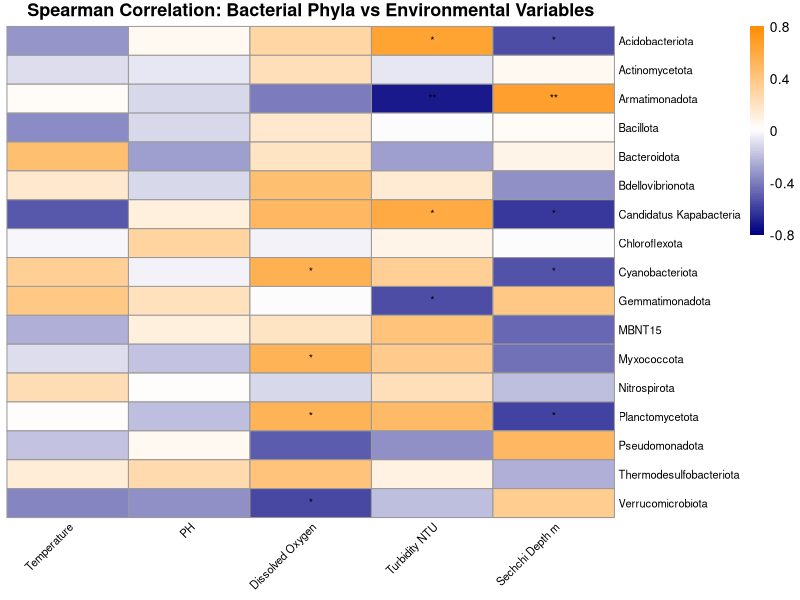
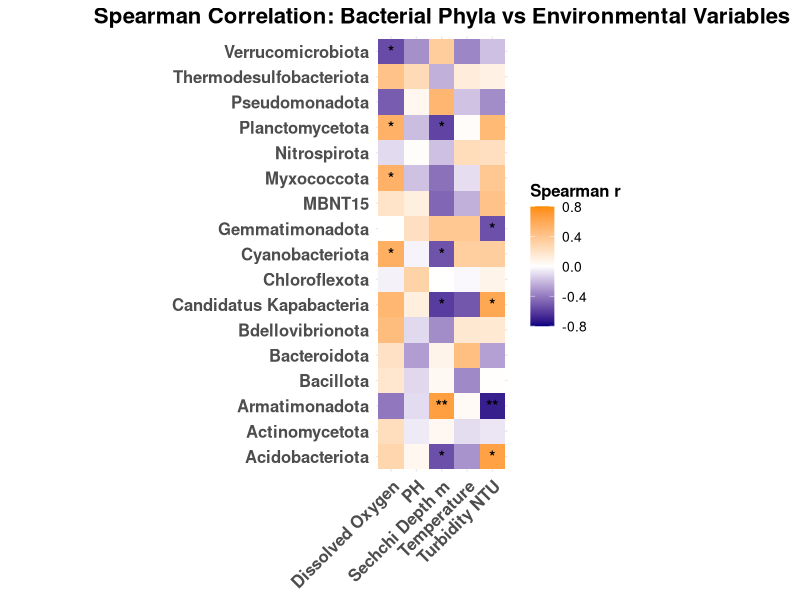
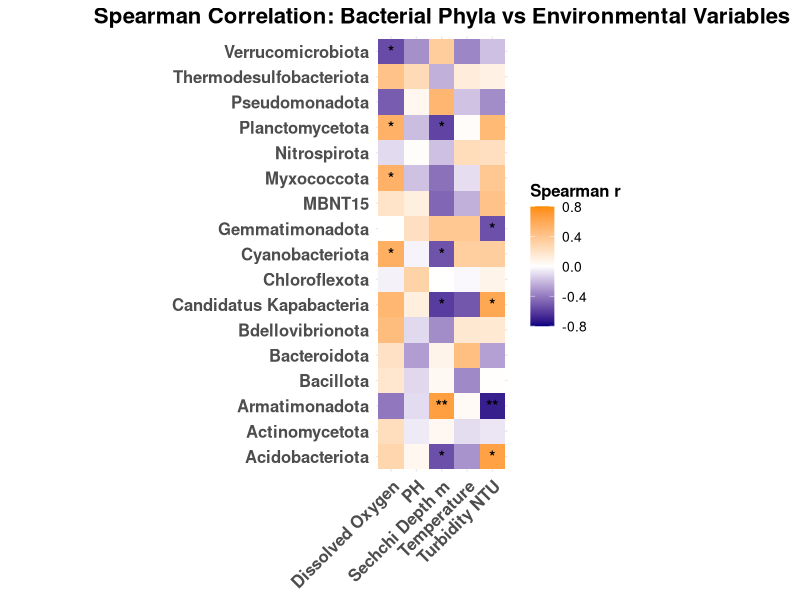
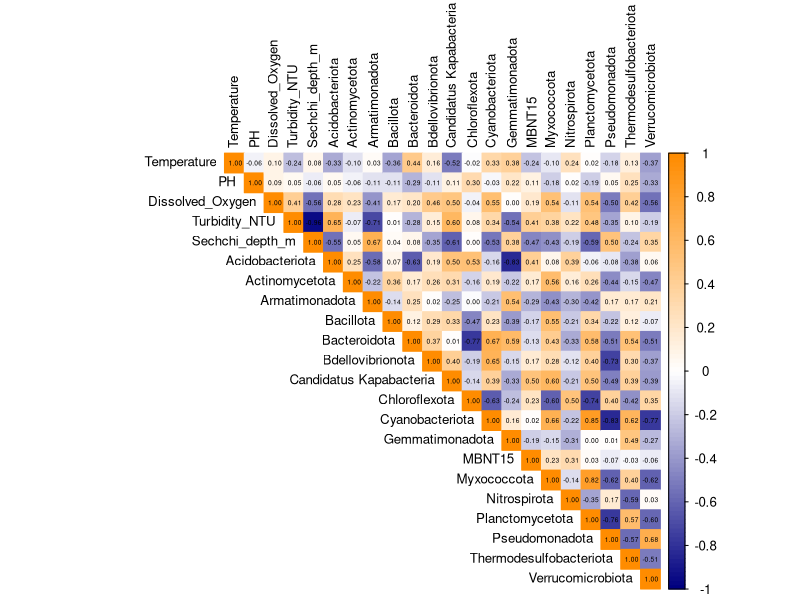

These figures' R source, in order: (Note: this script raises an error after producing the figures.)
library(tidyverse)
library(dplyr)
library(corrplot)
library(pheatmap)
library(ggplot2)

# Read the data files
taxa_table <- read.table("taxa_table_small.tsv", 
                         sep = "\t", 
                         header = TRUE,
                         stringsAsFactors = FALSE,
                         row.names = NULL)

asv_table <- read.table("asv_table_small.tsv", 
                        sep = "\t", 
                        header = TRUE,
                        stringsAsFactors = FALSE,
                        check.names = FALSE,
                        row.names = NULL)

location_table <- read.csv("location.csv", header=TRUE, na.strings = c("", "NA"))
location_table <- na.omit(location_table)
location_table <- location_table %>%
  rename(station_ID = Station_ID) %>%
  mutate(station_ID = as.character(station_ID)) %>%
  select(sample_ID, station_ID, location_name)

meta_table <- read.csv("TCN_Sampling_MetadataR.csv", header=TRUE, na.strings = c("", "NA"))
meta_table <- na.omit(meta_table)

# Clean column names
colnames(taxa_table)[1] <- "DNA_Sequence"
colnames(asv_table)[1] <- "Sample_ID"

# Create long format for ASV data
asv_long <- asv_table %>% 
  pivot_longer(
    cols = -Sample_ID,
    names_to = "DNA_Sequence", 
    values_to = "Proportional_Abundance")

# Merge taxa and ASV data
merged_table <- taxa_table %>%
  left_join(asv_long, by = "DNA_Sequence")

# Join with location data
joined_df <- inner_join(location_table, merged_table, by = c("sample_ID" = "Sample_ID"))

# Normalize abundances by station
joined_df1 <- joined_df %>%
  group_by(station_ID) %>%
  mutate(Proportional_Abundance = Proportional_Abundance / sum(Proportional_Abundance)) %>%
  ungroup()

# Aggregate bacterial data by phylum and station
phylum_summary <- joined_df1 %>%
  group_by(station_ID, Phylum) %>%
  summarise(Proportional_Abundance = sum(Proportional_Abundance), .groups = "drop")

# Convert to wide format for correlation analysis
phylum_wide <- phylum_summary %>%
  pivot_wider(names_from = Phylum, values_from = Proportional_Abundance, values_fill = 0)

# Merge with environmental metadata
combined_meta <- left_join(meta_table, phylum_wide, by = "station_ID")

# Get environmental variables (EXCLUDING latitude and longitude)
env_vars <- names(meta_table %>% select(where(is.numeric)))
env_vars <- env_vars[!env_vars %in% c("Longitude", "Latitude")]

# Get phyla variables (exclude environmental variables and other metadata)
phyla_vars <- setdiff(names(combined_meta %>% select(where(is.numeric))), 
                      c(env_vars, "Longitude", "Latitude"))

# Remove any phyla with zero variance
phyla_vars <- phyla_vars[sapply(combined_meta[phyla_vars], function(x) var(x, na.rm = TRUE)) > 0]

# Calculate Spearman correlations with significance testing
cor_results <- data.frame()

for (phy in phyla_vars) {
  for (env in env_vars) {
    # Create pairwise clean data
    temp_df <- combined_meta[, c(phy, env)] %>% 
      filter(!is.na(.data[[phy]]) & !is.na(.data[[env]]))
    
    # Check if we have enough data points
    if (nrow(temp_df) >= 3 && 
        is.numeric(temp_df[[phy]]) && is.numeric(temp_df[[env]]) &&
        length(unique(temp_df[[phy]])) > 1 && length(unique(temp_df[[env]])) > 1) {
      
      # Calculate correlation
      cor_test <- cor.test(temp_df[[phy]], temp_df[[env]], method = "spearman", exact = FALSE)
      
      cor_results <- rbind(cor_results, data.frame(
        Phylum = phy,
        Variable = env,
        Spearman_r = cor_test$estimate,
        p_value = cor_test$p.value
      ))
    }
  }
}

# Create correlation matrix for heatmap
cor_matrix <- cor_results %>%
  select(Phylum, Variable, Spearman_r) %>%
  pivot_wider(names_from = Variable, values_from = Spearman_r) %>%
  column_to_rownames("Phylum") %>%
  as.matrix()

# Create significance matrix
sig_matrix <- cor_results %>%
  select(Phylum, Variable, p_value) %>%
  pivot_wider(names_from = Variable, values_from = p_value) %>%
  column_to_rownames("Phylum") %>%
  as.matrix()

# Create significance symbols
sig_symbols <- matrix("", nrow = nrow(sig_matrix), ncol = ncol(sig_matrix))
sig_symbols[sig_matrix < 0.001] <- "***"
sig_symbols[sig_matrix < 0.01 & sig_matrix >= 0.001] <- "**"
sig_symbols[sig_matrix < 0.05 & sig_matrix >= 0.01] <- "*"

# Clean up phylum names for better display
clean_phylum_names <- function(x) {
  x <- gsub("_", " ", x)
  x <- gsub("\\b([a-z])([a-z]+)", "\\U\\1\\L\\2", x, perl = TRUE)
  return(x)
}

rownames(cor_matrix) <- clean_phylum_names(rownames(cor_matrix))

# Clean up variable names for better display
clean_var_names <- function(x) {
  x <- gsub("_", " ", x)
  x <- gsub("\\b([a-z])([a-z]+)", "\\U\\1\\L\\2", x, perl = TRUE)
  return(x)
}

colnames(cor_matrix) <- clean_var_names(colnames(cor_matrix))

# Method 1: Using pheatmap (similar to the image) - SQUARE PLOT - JPEG
jpeg("spearman_correlation_heatmap_square.jpg", width = 1200, height = 1200, res = 150, quality = 95)

pheatmap(cor_matrix,
         color = colorRampPalette(c("#000080", "#FFFFFF", "#FF8C00"))(100),  # Navy Blue to White to Dark Orange
         breaks = seq(-0.8, 0.8, length.out = 100),
         cluster_rows = FALSE,
         cluster_cols = FALSE,
         display_numbers = sig_symbols,
         fontsize_number = 8,
         number_color = "black",
         fontsize_row = 8,
         fontsize_col = 8,
         angle_col = 45,
         main = "Spearman Correlation: Bacterial Phyla vs Environmental Variables",
         annotation_legend = TRUE,
         legend_breaks = c(-0.8, -0.4, 0, 0.4, 0.8),
         legend_labels = c("-0.8", "-0.4", "0", "0.4", "0.8"))

dev.off()

# Method 2: Using ggplot2 (more customizable) - SQUARE PLOT - JPEG
cor_results_plot <- cor_results %>%
  mutate(
    Phylum_clean = clean_phylum_names(Phylum),
    Variable_clean = clean_var_names(Variable),
    significance = case_when(
      p_value < 0.001 ~ "***",
      p_value < 0.01 ~ "**",
      p_value < 0.05 ~ "*",
      TRUE ~ ""
    )
  )

# Create ggplot version - SQUARE PLOT with LARGER, BOLD FONTS
p <- ggplot(cor_results_plot, aes(x = Variable_clean, y = Phylum_clean, fill = Spearman_r)) +
  geom_tile() +
  geom_text(aes(label = significance), size = 4, color = "black", fontface = "bold") +
  scale_fill_gradient2(
    low = "#000080",  # Navy Blue
    mid = "#FFFFFF",  # White
    high = "#FF8C00", # Dark Orange
    midpoint = 0,
    limits = c(-0.8, 0.8),
    name = "Spearman r"
  ) +
  theme_minimal() +
  theme(
    axis.text.x = element_text(angle = 45, hjust = 1, size = 12, face = "bold"),  # Larger, bold X-axis labels
    axis.text.y = element_text(size = 12, face = "bold"),  # Larger, bold Y-axis labels
    axis.title = element_blank(),
    plot.title = element_text(hjust = 0.5, size = 16, face = "bold"),  # Larger, bold title
    legend.position = "right",
    legend.title = element_text(size = 12, face = "bold"),  # Bold legend title
    legend.text = element_text(size = 10)  # Larger legend text
  ) +
  labs(title = "Spearman Correlation: Bacterial Phyla vs Environmental Variables") +
  coord_fixed(ratio = 1)  # Make it perfectly square

# Save ggplot version - SQUARE PLOT - JPEG
ggsave("spearman_correlation_heatmap_ggplot_square.jpg", plot = p, width = 12, height = 12, dpi = 300, quality = 95)

# Display the plot in RStudio
print(p)


# Show top correlations
cat("\nTop 10 strongest correlations:\n")
cor_results %>%
  arrange(desc(abs(Spearman_r))) %>%
  head(10) %>%
  mutate(
    Phylum_clean = clean_phylum_names(Phylum),
    Variable_clean = clean_var_names(Variable)
  ) %>%
  select(Phylum_clean, Variable_clean, Spearman_r, p_value) %>%
  print()

# Method 3: Simple corrplot (alternative visualization) - JPEG
# Create a simple correlation matrix for selected variables only (EXCLUDING latitude/longitude)
selected_vars <- c(env_vars, phyla_vars)
cor_selected <- combined_meta %>% 
  select(all_of(selected_vars)) %>%
  cor(method = "spearman", use = "pairwise.complete.obs")

# Save corrplot version - JPEG with SMALLER numbers
jpeg("spearman_corrplot.jpg", width = 1200, height = 1000, res = 150, quality = 95)
corrplot(cor_selected, 
         method = "color", 
         type = "upper", 
         tl.cex = 0.8,
         tl.col = "black",
         addCoef.col = "black",
         number.cex = 0.4,  # Smaller font size for numbers
         number.font = 1,  # Plain font (not bold) for numbers
         col = colorRampPalette(c("#000080", "#FFFFFF", "#FF8C00"))(100))  # Navy Blue to White to Dark Orange
dev.off()


# Create a detailed table with R and P values for each phylum
detailed_results <- cor_results %>%
  mutate(
    Phylum_clean = clean_phylum_names(Phylum),
    Variable_clean = clean_var_names(Variable),
    Spearman_r_rounded = round(Spearman_r, 3),
    p_value_rounded = round(p_value, 4),
    significance = case_when(
      p_value < 0.001 ~ "***",
      p_value < 0.01 ~ "**",
      p_value < 0.05 ~ "*",
      TRUE ~ ""
    ),
    interpretation = case_when(
      abs(Spearman_r) >= 0.7 ~ "Very Strong",
      abs(Spearman_r) >= 0.5 ~ "Strong", 
      abs(Spearman_r) >= 0.3 ~ "Moderate",
      abs(Spearman_r) >= 0.1 ~ "Weak",
      TRUE ~ "Very Weak"
    )
  ) %>%
  arrange(Phylum_clean, Variable_clean)

# Print detailed results by phylum
unique_phyla <- unique(detailed_results$Phylum_clean)

for (phy in unique_phyla) {
  cat("\n", "="*60, "\n")
  cat("PHYLUM:", phy, "\n")
  cat("="*60, "\n")
  
  phy_data <- detailed_results %>% filter(Phylum_clean == phy)
  
  for (i in 1:nrow(phy_data)) {
    row <- phy_data[i, ]
    cat(sprintf("%-15s | R = %6.3f | P = %6.4f | %-3s | %-10s\n", 
                row$Variable_clean, 
                row$Spearman_r_rounded, 
                row$p_value_rounded, 
                row$significance, 
                row$interpretation))
  }
}

# Save detailed results to CSV file
write.csv(detailed_results, "spearman_correlation_detailed_results.csv", row.names = FALSE)


significant_results <- detailed_results %>%
  filter(p_value < 0.05) %>%
  arrange(desc(abs(Spearman_r)))

if (nrow(significant_results) > 0) {
  for (i in 1:nrow(significant_results)) {
    row <- significant_results[i, ]
    cat(sprintf("%-25s vs %-15s | R = %6.3f | P = %6.4f | %-3s | %-10s\n", 
                row$Phylum_clean, 
                row$Variable_clean, 
                row$Spearman_r_rounded, 
                row$p_value_rounded, 
                row$significance, 
                row$interpretation))
  }
} else {
  cat("No significant correlations found (p < 0.05)\n")
}
